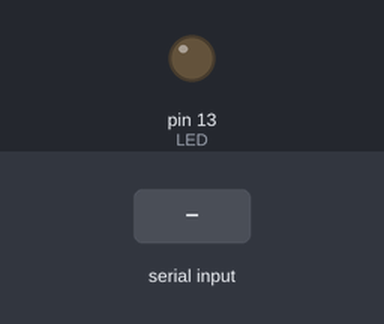
The sketch below on a simulated Arduino Uno, built with avr-gcc and run on an emulated ATmega328P. On the bench: output pins drawn as LEDs (lit = HIGH). The inputs (shaded band) are chosen by the test bench. What the sketch prints to the serial monitor is not drawn.

Above: at 1.2 s.
1.3 s: "1" received over Serial
At 1.9 s:
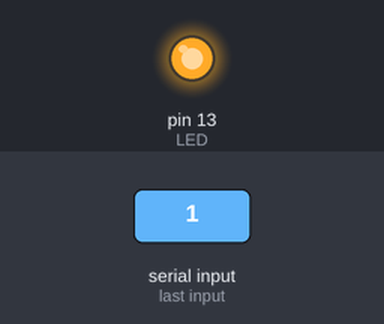
2.8 s: "0" received over Serial
At 4.0 s:
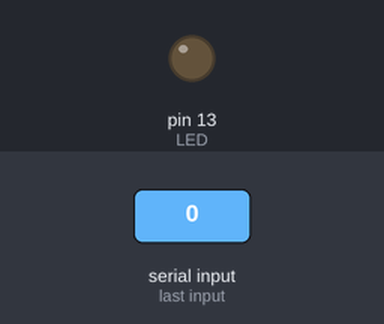
4.3 s: "2" received over Serial
At 5.4 s:
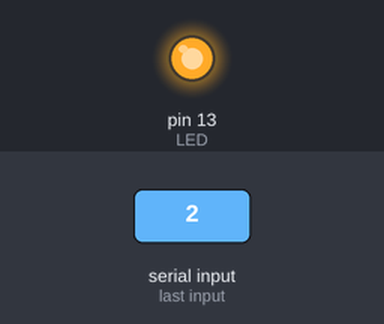
Timing chart, 0 to 7.3 s (numbered marks = the images above; inputs shaded):
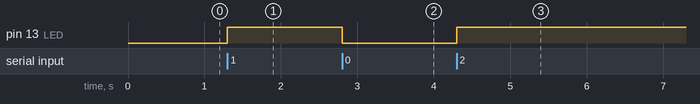

Measured:
- after the input at 1.3 s, pin 13 (LED): LOW → HIGH at once
- after the input at 2.8 s, pin 13 (LED): HIGH → LOW at once
- after the input at 4.3 s, pin 13 (LED): LOW → HIGH at once

The sketch:

reciever.ino
```cpp
int LED = 13;
void setup() {
  Serial.begin(9600);
  pinMode(LED, OUTPUT);
}

void loop() {
  if (Serial.available() > 0) {
    int key = Serial.read();
    if (key == '0') {
      digitalWrite(LED, LOW);
    } else {
      digitalWrite(LED, HIGH);
    }
    Serial.print(key);
  }
}
```
